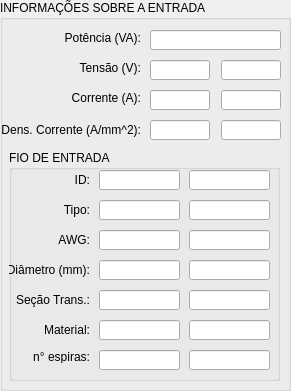
  <widget class="QGroupBox" name="groupBox_Input">
   <property name="geometry">
    <rect>
     <x>10</x>
     <y>430</y>
     <width>291</width>
     <height>391</height>
    </rect>
   </property>
   <property name="title">
    <string>INFORMAÇÕES SOBRE A ENTRADA</string>
   </property>
   <widget class="QLabel" name="label_currentInput">
    <property name="geometry">
     <rect>
      <x>60</x>
      <y>90</y>
      <width>81</width>
      <height>16</height>
     </rect>
    </property>
    <property name="text">
     <string>Corrente (A):</string>
    </property>
    <property name="alignment">
     <set>Qt::AlignRight|Qt::AlignTrailing|Qt::AlignVCenter</set>
    </property>
   </widget>
   <widget class="QLineEdit" name="lineEdit_voltageInput_1">
    <property name="geometry">
     <rect>
      <x>150</x>
      <y>60</y>
      <width>60</width>
      <height>20</height>
     </rect>
    </property>
    <property name="styleSheet">
     <string notr="true"/>
    </property>
    <property name="text">
     <string/>
    </property>
   </widget>
   <widget class="QLabel" name="label_powerInput">
    <property name="geometry">
     <rect>
      <x>60</x>
      <y>30</y>
      <width>81</width>
      <height>16</height>
     </rect>
    </property>
    <property name="text">
     <string>Potência (VA):</string>
    </property>
    <property name="alignment">
     <set>Qt::AlignRight|Qt::AlignTrailing|Qt::AlignVCenter</set>
    </property>
   </widget>
   <widget class="QLabel" name="label_voltageInput">
    <property name="geometry">
     <rect>
      <x>60</x>
      <y>60</y>
      <width>81</width>
      <height>16</height>
     </rect>
    </property>
    <property name="text">
     <string>Tensão (V):</string>
    </property>
    <property name="alignment">
     <set>Qt::AlignRight|Qt::AlignTrailing|Qt::AlignVCenter</set>
    </property>
   </widget>
   <widget class="QLineEdit" name="lineEdit_powerInput">
    <property name="geometry">
     <rect>
      <x>150</x>
      <y>30</y>
      <width>131</width>
      <height>20</height>
     </rect>
    </property>
   </widget>
   <widget class="QLineEdit" name="lineEdit_currentInput_1">
    <property name="geometry">
     <rect>
      <x>150</x>
      <y>90</y>
      <width>60</width>
      <height>20</height>
     </rect>
    </property>
   </widget>
   <widget class="QLineEdit" name="lineEdit_densityCurrentInput_1">
    <property name="geometry">
     <rect>
      <x>150</x>
      <y>120</y>
      <width>60</width>
      <height>20</height>
     </rect>
    </property>
   </widget>
   <widget class="QLabel" name="label_densityCurrentInput">
    <property name="geometry">
     <rect>
      <x>0</x>
      <y>120</y>
      <width>141</width>
      <height>20</height>
     </rect>
    </property>
    <property name="text">
     <string>Dens. Corrente (A/mm^2):</string>
    </property>
    <property name="alignment">
     <set>Qt::AlignRight|Qt::AlignTrailing|Qt::AlignVCenter</set>
    </property>
   </widget>
   <widget class="QGroupBox" name="groupBox_InputWire">
    <property name="geometry">
     <rect>
      <x>9</x>
      <y>150</y>
      <width>271</width>
      <height>231</height>
     </rect>
    </property>
    <property name="title">
     <string>FIO DE ENTRADA</string>
    </property>
    <widget class="QLineEdit" name="lineEdit_wireMaterialInput_1">
     <property name="geometry">
      <rect>
       <x>90</x>
       <y>170</y>
       <width>81</width>
       <height>20</height>
      </rect>
     </property>
     <property name="text">
      <string/>
     </property>
    </widget>
    <widget class="QLabel" name="label_wireIDInput">
     <property name="geometry">
      <rect>
       <x>0</x>
       <y>20</y>
       <width>81</width>
       <height>20</height>
      </rect>
     </property>
     <property name="text">
      <string>ID:</string>
     </property>
     <property name="alignment">
      <set>Qt::AlignRight|Qt::AlignTrailing|Qt::AlignVCenter</set>
     </property>
    </widget>
    <widget class="QLineEdit" name="lineEdit_wireIDInput_1">
     <property name="geometry">
      <rect>
       <x>90</x>
       <y>20</y>
       <width>81</width>
       <height>20</height>
      </rect>
     </property>
    </widget>
    <widget class="QLabel" name="label_wireAWGInput">
     <property name="geometry">
      <rect>
       <x>0</x>
       <y>80</y>
       <width>81</width>
       <height>20</height>
      </rect>
     </property>
     <property name="text">
      <string>AWG:</string>
     </property>
     <property name="alignment">
      <set>Qt::AlignRight|Qt::AlignTrailing|Qt::AlignVCenter</set>
     </property>
    </widget>
    <widget class="QLabel" name="label_wireAreaInput">
     <property name="geometry">
      <rect>
       <x>-20</x>
       <y>140</y>
       <width>101</width>
       <height>20</height>
      </rect>
     </property>
     <property name="text">
      <string>Seção Trans.:</string>
     </property>
     <property name="alignment">
      <set>Qt::AlignRight|Qt::AlignTrailing|Qt::AlignVCenter</set>
     </property>
    </widget>
    <widget class="QLineEdit" name="lineEdit_wireAWGInput_1">
     <property name="geometry">
      <rect>
       <x>90</x>
       <y>80</y>
       <width>81</width>
       <height>20</height>
      </rect>
     </property>
     <property name="text">
      <string/>
     </property>
    </widget>
    <widget class="QLabel" name="label_wireMaterialInput">
     <property name="geometry">
      <rect>
       <x>0</x>
       <y>170</y>
       <width>81</width>
       <height>20</height>
      </rect>
     </property>
     <property name="text">
      <string>Material:</string>
     </property>
     <property name="alignment">
      <set>Qt::AlignRight|Qt::AlignTrailing|Qt::AlignVCenter</set>
     </property>
    </widget>
    <widget class="QLabel" name="label_wireTypeInput">
     <property name="geometry">
      <rect>
       <x>0</x>
       <y>50</y>
       <width>81</width>
       <height>20</height>
      </rect>
     </property>
     <property name="text">
      <string>Tipo:</string>
     </property>
     <property name="alignment">
      <set>Qt::AlignRight|Qt::AlignTrailing|Qt::AlignVCenter</set>
     </property>
    </widget>
    <widget class="QLabel" name="label_wireDiameterInput">
     <property name="geometry">
      <rect>
       <x>0</x>
       <y>110</y>
       <width>81</width>
       <height>20</height>
      </rect>
     </property>
     <property name="text">
      <string>Diâmetro (mm):</string>
     </property>
     <property name="alignment">
      <set>Qt::AlignRight|Qt::AlignTrailing|Qt::AlignVCenter</set>
     </property>
    </widget>
    <widget class="QLineEdit" name="lineEdit_wireDiameterInput_1">
     <property name="geometry">
      <rect>
       <x>90</x>
       <y>110</y>
       <width>81</width>
       <height>20</height>
      </rect>
     </property>
     <property name="text">
      <string/>
     </property>
    </widget>
    <widget class="QLineEdit" name="lineEdit_wireAreaInput_1">
     <property name="geometry">
      <rect>
       <x>90</x>
       <y>140</y>
       <width>81</width>
       <height>20</height>
      </rect>
     </property>
     <property name="text">
      <string/>
     </property>
    </widget>
    <widget class="QLabel" name="label_turnsIN">
     <property name="geometry">
      <rect>
       <x>0</x>
       <y>200</y>
       <width>81</width>
       <height>13</height>
      </rect>
     </property>
     <property name="text">
      <string>n° espiras:</string>
     </property>
     <property name="alignment">
      <set>Qt::AlignRight|Qt::AlignTrailing|Qt::AlignVCenter</set>
     </property>
    </widget>
    <widget class="QLineEdit" name="lineEdit_turnsIN_1">
     <property name="geometry">
      <rect>
       <x>90</x>
       <y>200</y>
       <width>81</width>
       <height>20</height>
      </rect>
     </property>
    </widget>
    <widget class="QLineEdit" name="lineEdit_wireIDInput_2">
     <property name="enabled">
      <bool>true</bool>
     </property>
     <property name="geometry">
      <rect>
       <x>180</x>
       <y>20</y>
       <width>81</width>
       <height>20</height>
      </rect>
     </property>
     <property name="readOnly">
      <bool>false</bool>
     </property>
    </widget>
    <widget class="QLineEdit" name="lineEdit_wireAWGInput_2">
     <property name="enabled">
      <bool>true</bool>
     </property>
     <property name="geometry">
      <rect>
       <x>180</x>
       <y>80</y>
       <width>81</width>
       <height>20</height>
      </rect>
     </property>
     <property name="text">
      <string/>
     </property>
     <property name="readOnly">
      <bool>false</bool>
     </property>
    </widget>
    <widget class="QLineEdit" name="lineEdit_wireDiameterInput_2">
     <property name="enabled">
      <bool>true</bool>
     </property>
     <property name="geometry">
      <rect>
       <x>180</x>
       <y>110</y>
       <width>81</width>
       <height>20</height>
      </rect>
     </property>
     <property name="text">
      <string/>
     </property>
     <property name="readOnly">
      <bool>false</bool>
     </property>
    </widget>
    <widget class="QLineEdit" name="lineEdit_wireAreaInput_2">
     <property name="enabled">
      <bool>true</bool>
     </property>
     <property name="geometry">
      <rect>
       <x>180</x>
       <y>140</y>
       <width>81</width>
       <height>20</height>
      </rect>
     </property>
     <property name="text">
      <string/>
     </property>
     <property name="readOnly">
      <bool>false</bool>
     </property>
    </widget>
    <widget class="QLineEdit" name="lineEdit_wireMaterialInput_2">
     <property name="enabled">
      <bool>true</bool>
     </property>
     <property name="geometry">
      <rect>
       <x>180</x>
       <y>170</y>
       <width>81</width>
       <height>20</height>
      </rect>
     </property>
     <property name="text">
      <string/>
     </property>
     <property name="readOnly">
      <bool>false</bool>
     </property>
    </widget>
    <widget class="QLineEdit" name="lineEdit_turnsIN_2">
     <property name="enabled">
      <bool>true</bool>
     </property>
     <property name="geometry">
      <rect>
       <x>180</x>
       <y>200</y>
       <width>81</width>
       <height>20</height>
      </rect>
     </property>
     <property name="readOnly">
      <bool>false</bool>
     </property>
    </widget>
    <widget class="QLineEdit" name="lineEdit_wireTypeInput_1">
     <property name="geometry">
      <rect>
       <x>90</x>
       <y>50</y>
       <width>81</width>
       <height>20</height>
      </rect>
     </property>
    </widget>
    <widget class="QLineEdit" name="lineEdit_wireTypeInput_2">
     <property name="enabled">
      <bool>true</bool>
     </property>
     <property name="geometry">
      <rect>
       <x>180</x>
       <y>50</y>
       <width>81</width>
       <height>20</height>
      </rect>
     </property>
    </widget>
   </widget>
   <widget class="QLineEdit" name="lineEdit_voltageInput_2">
    <property name="enabled">
     <bool>true</bool>
    </property>
    <property name="geometry">
     <rect>
      <x>221</x>
      <y>60</y>
      <width>60</width>
      <height>20</height>
     </rect>
    </property>
    <property name="styleSheet">
     <string notr="true"/>
    </property>
    <property name="text">
     <string/>
    </property>
    <property name="readOnly">
     <bool>false</bool>
    </property>
   </widget>
   <widget class="QLineEdit" name="lineEdit_currentInput_2">
    <property name="enabled">
     <bool>true</bool>
    </property>
    <property name="geometry">
     <rect>
      <x>221</x>
      <y>90</y>
      <width>60</width>
      <height>20</height>
     </rect>
    </property>
    <property name="readOnly">
     <bool>false</bool>
    </property>
   </widget>
   <widget class="QLineEdit" name="lineEdit_densityCurrentInput_2">
    <property name="enabled">
     <bool>true</bool>
    </property>
    <property name="geometry">
     <rect>
      <x>221</x>
      <y>120</y>
      <width>60</width>
      <height>20</height>
     </rect>
    </property>
    <property name="readOnly">
     <bool>false</bool>
    </property>
   </widget>
  </widget>
